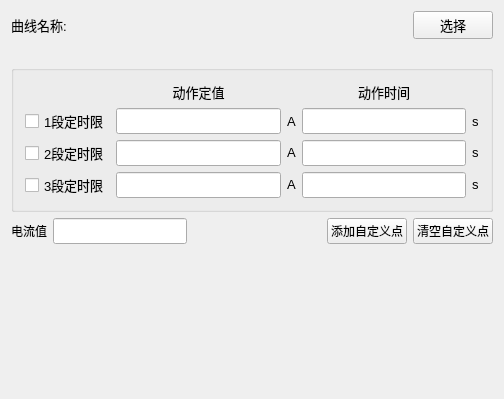
<?xml version="1.0" encoding="UTF-8"?>
<ui version="4.0">
 <class>QCharEditWidget_Inverse</class>
 <widget class="QWidget" name="QCharEditWidget_Inverse">
  <property name="geometry">
   <rect>
    <x>0</x>
    <y>0</y>
    <width>504</width>
    <height>399</height>
   </rect>
  </property>
  <property name="windowTitle">
   <string>QCharEditWidget_Inverse</string>
  </property>
  <layout class="QVBoxLayout" name="verticalLayout">
   <item>
    <layout class="QHBoxLayout" name="layoutTop">
     <item>
      <widget class="QLabel" name="txtName">
       <property name="font">
        <font>
         <family>Microsoft YaHei UI</family>
         <pointsize>10</pointsize>
        </font>
       </property>
       <property name="text">
        <string>曲线名称:</string>
       </property>
      </widget>
     </item>
     <item>
      <widget class="QLabel" name="txtID">
       <property name="font">
        <font>
         <family>Microsoft YaHei UI</family>
         <pointsize>10</pointsize>
        </font>
       </property>
       <property name="text">
        <string/>
       </property>
      </widget>
     </item>
     <item>
      <spacer name="horizontalSpacer">
       <property name="orientation">
        <enum>Qt::Horizontal</enum>
       </property>
       <property name="sizeHint" stdset="0">
        <size>
         <width>40</width>
         <height>20</height>
        </size>
       </property>
      </spacer>
     </item>
     <item>
      <widget class="QPushButton" name="btnSelect">
       <property name="font">
        <font>
         <family>Microsoft YaHei UI</family>
         <pointsize>10</pointsize>
        </font>
       </property>
       <property name="text">
        <string>选择</string>
       </property>
      </widget>
     </item>
    </layout>
   </item>
   <item>
    <widget class="QLabel" name="m_txtImg">
     <property name="text">
      <string/>
     </property>
    </widget>
   </item>
   <item>
    <widget class="QGroupBox" name="groupBox_1">
     <property name="title">
      <string/>
     </property>
     <layout class="QGridLayout" name="_2">
      <item row="0" column="1">
       <widget class="QLabel" name="label_26">
        <property name="sizePolicy">
         <sizepolicy hsizetype="Minimum" vsizetype="Maximum">
          <horstretch>0</horstretch>
          <verstretch>0</verstretch>
         </sizepolicy>
        </property>
        <property name="font">
         <font>
          <family>Microsoft YaHei UI</family>
          <pointsize>10</pointsize>
         </font>
        </property>
        <property name="text">
         <string>动作定值</string>
        </property>
        <property name="alignment">
         <set>Qt::AlignCenter</set>
        </property>
       </widget>
      </item>
      <item row="2" column="1">
       <widget class="QSttLineEdit" name="lineEdit_VSet1">
        <property name="maximumSize">
         <size>
          <width>16777215</width>
          <height>16777215</height>
         </size>
        </property>
        <property name="font">
         <font>
          <family>微软雅黑</family>
          <pointsize>10</pointsize>
         </font>
        </property>
       </widget>
      </item>
      <item row="3" column="2">
       <widget class="QLabel" name="label_34">
        <property name="sizePolicy">
         <sizepolicy hsizetype="Maximum" vsizetype="Maximum">
          <horstretch>0</horstretch>
          <verstretch>0</verstretch>
         </sizepolicy>
        </property>
        <property name="font">
         <font>
          <family>Microsoft YaHei UI</family>
          <pointsize>10</pointsize>
         </font>
        </property>
        <property name="text">
         <string>A</string>
        </property>
       </widget>
      </item>
      <item row="3" column="4">
       <widget class="QLabel" name="label_35">
        <property name="sizePolicy">
         <sizepolicy hsizetype="Maximum" vsizetype="Maximum">
          <horstretch>0</horstretch>
          <verstretch>0</verstretch>
         </sizepolicy>
        </property>
        <property name="font">
         <font>
          <family>Microsoft YaHei UI</family>
          <pointsize>10</pointsize>
         </font>
        </property>
        <property name="text">
         <string>s</string>
        </property>
       </widget>
      </item>
      <item row="3" column="3">
       <widget class="QSttLineEdit" name="lineEdit_TSet2">
        <property name="maximumSize">
         <size>
          <width>16777215</width>
          <height>16777215</height>
         </size>
        </property>
        <property name="font">
         <font>
          <family>微软雅黑</family>
          <pointsize>10</pointsize>
         </font>
        </property>
       </widget>
      </item>
      <item row="2" column="2">
       <widget class="QLabel" name="label_30">
        <property name="font">
         <font>
          <family>Microsoft YaHei UI</family>
          <pointsize>10</pointsize>
         </font>
        </property>
        <property name="text">
         <string>A</string>
        </property>
       </widget>
      </item>
      <item row="4" column="0">
       <widget class="QCheckBox" name="checkBox_Set3">
        <property name="font">
         <font>
          <family>Microsoft YaHei UI</family>
          <pointsize>10</pointsize>
         </font>
        </property>
        <property name="text">
         <string>3段定时限</string>
        </property>
       </widget>
      </item>
      <item row="4" column="3">
       <widget class="QSttLineEdit" name="lineEdit_TSet3">
        <property name="maximumSize">
         <size>
          <width>16777215</width>
          <height>16777215</height>
         </size>
        </property>
        <property name="font">
         <font>
          <family>微软雅黑</family>
          <pointsize>10</pointsize>
         </font>
        </property>
       </widget>
      </item>
      <item row="3" column="0">
       <widget class="QCheckBox" name="checkBox_Set2">
        <property name="font">
         <font>
          <family>Microsoft YaHei UI</family>
          <pointsize>10</pointsize>
         </font>
        </property>
        <property name="text">
         <string>2段定时限</string>
        </property>
       </widget>
      </item>
      <item row="0" column="3">
       <widget class="QLabel" name="label_27">
        <property name="font">
         <font>
          <family>Microsoft YaHei UI</family>
          <pointsize>10</pointsize>
         </font>
        </property>
        <property name="text">
         <string>动作时间</string>
        </property>
        <property name="alignment">
         <set>Qt::AlignCenter</set>
        </property>
       </widget>
      </item>
      <item row="2" column="4">
       <widget class="QLabel" name="label_31">
        <property name="font">
         <font>
          <family>Microsoft YaHei UI</family>
          <pointsize>10</pointsize>
         </font>
        </property>
        <property name="text">
         <string>s</string>
        </property>
       </widget>
      </item>
      <item row="4" column="1">
       <widget class="QSttLineEdit" name="lineEdit_VSet3">
        <property name="maximumSize">
         <size>
          <width>16777215</width>
          <height>16777215</height>
         </size>
        </property>
        <property name="font">
         <font>
          <family>微软雅黑</family>
          <pointsize>10</pointsize>
         </font>
        </property>
       </widget>
      </item>
      <item row="3" column="1">
       <widget class="QSttLineEdit" name="lineEdit_VSet2">
        <property name="maximumSize">
         <size>
          <width>16777215</width>
          <height>16777215</height>
         </size>
        </property>
        <property name="font">
         <font>
          <family>微软雅黑</family>
          <pointsize>10</pointsize>
         </font>
        </property>
       </widget>
      </item>
      <item row="4" column="2">
       <widget class="QLabel" name="label_38">
        <property name="sizePolicy">
         <sizepolicy hsizetype="Maximum" vsizetype="Maximum">
          <horstretch>0</horstretch>
          <verstretch>0</verstretch>
         </sizepolicy>
        </property>
        <property name="font">
         <font>
          <family>Microsoft YaHei UI</family>
          <pointsize>10</pointsize>
         </font>
        </property>
        <property name="text">
         <string>A</string>
        </property>
       </widget>
      </item>
      <item row="4" column="4">
       <widget class="QLabel" name="label_39">
        <property name="sizePolicy">
         <sizepolicy hsizetype="Maximum" vsizetype="Maximum">
          <horstretch>0</horstretch>
          <verstretch>0</verstretch>
         </sizepolicy>
        </property>
        <property name="font">
         <font>
          <family>Microsoft YaHei UI</family>
          <pointsize>10</pointsize>
         </font>
        </property>
        <property name="text">
         <string>s</string>
        </property>
       </widget>
      </item>
      <item row="2" column="3">
       <widget class="QSttLineEdit" name="lineEdit_TSet1">
        <property name="maximumSize">
         <size>
          <width>16777215</width>
          <height>16777215</height>
         </size>
        </property>
        <property name="font">
         <font>
          <family>微软雅黑</family>
          <pointsize>10</pointsize>
         </font>
        </property>
       </widget>
      </item>
      <item row="2" column="0">
       <widget class="QCheckBox" name="checkBox_Set1">
        <property name="font">
         <font>
          <family>Microsoft YaHei UI</family>
          <pointsize>10</pointsize>
         </font>
        </property>
        <property name="text">
         <string>1段定时限</string>
        </property>
       </widget>
      </item>
     </layout>
     <zorder>label_27</zorder>
     <zorder>label_30</zorder>
     <zorder>checkBox_Set1</zorder>
     <zorder>label_31</zorder>
     <zorder>lineEdit_VSet1</zorder>
     <zorder>lineEdit_TSet1</zorder>
     <zorder>lineEdit_TSet2</zorder>
     <zorder>label_34</zorder>
     <zorder>checkBox_Set2</zorder>
     <zorder>lineEdit_VSet2</zorder>
     <zorder>lineEdit_VSet3</zorder>
     <zorder>checkBox_Set3</zorder>
     <zorder>label_38</zorder>
     <zorder>lineEdit_TSet3</zorder>
     <zorder>label_35</zorder>
     <zorder>label_39</zorder>
     <zorder>label_26</zorder>
    </widget>
   </item>
   <item>
    <layout class="QGridLayout" name="GroupGrid"/>
   </item>
   <item>
    <layout class="QHBoxLayout" name="horizontalLayout">
     <item>
      <widget class="QLabel" name="label_CurrValue">
       <property name="text">
        <string>电流值</string>
       </property>
      </widget>
     </item>
     <item>
      <widget class="QSttLineEdit" name="lineEdit_CurrValue">
       <property name="maximumSize">
        <size>
         <width>16777215</width>
         <height>16777215</height>
        </size>
       </property>
       <property name="font">
        <font>
         <family>微软雅黑</family>
         <pointsize>10</pointsize>
        </font>
       </property>
      </widget>
     </item>
     <item>
      <spacer name="horizontalSpacer_2">
       <property name="orientation">
        <enum>Qt::Horizontal</enum>
       </property>
       <property name="sizeHint" stdset="0">
        <size>
         <width>40</width>
         <height>20</height>
        </size>
       </property>
      </spacer>
     </item>
     <item>
      <widget class="QPushButton" name="Btn_AddUserPoint">
       <property name="text">
        <string>添加自定义点</string>
       </property>
      </widget>
     </item>
     <item>
      <widget class="QPushButton" name="Btn_ClearUserPoints">
       <property name="text">
        <string>清空自定义点</string>
       </property>
      </widget>
     </item>
    </layout>
   </item>
   <item>
    <spacer name="verticalSpacer">
     <property name="orientation">
      <enum>Qt::Vertical</enum>
     </property>
     <property name="sizeHint" stdset="0">
      <size>
       <width>20</width>
       <height>40</height>
      </size>
     </property>
    </spacer>
   </item>
  </layout>
 </widget>
 <layoutdefault spacing="6" margin="11"/>
 <customwidgets>
  <customwidget>
   <class>QSttLineEdit</class>
   <extends>QLineEdit</extends>
   <header location="global">../Module/UI/Controls/SttLineEdit.h</header>
  </customwidget>
 </customwidgets>
 <resources/>
 <connections/>
</ui>
